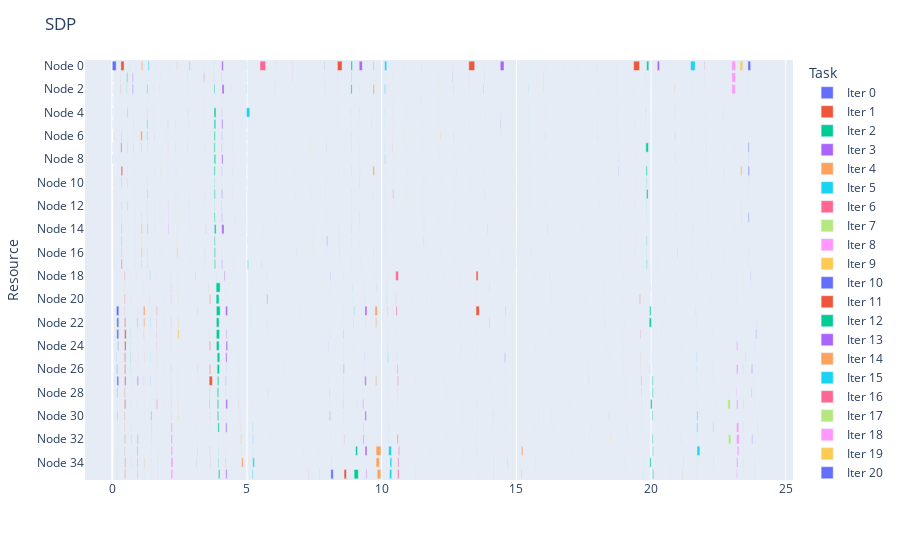

Write notebook code for a chart like this one.
### Code cell
fig, df = getDataGantt(logs, "SDP", iters=50)
fig.show()
